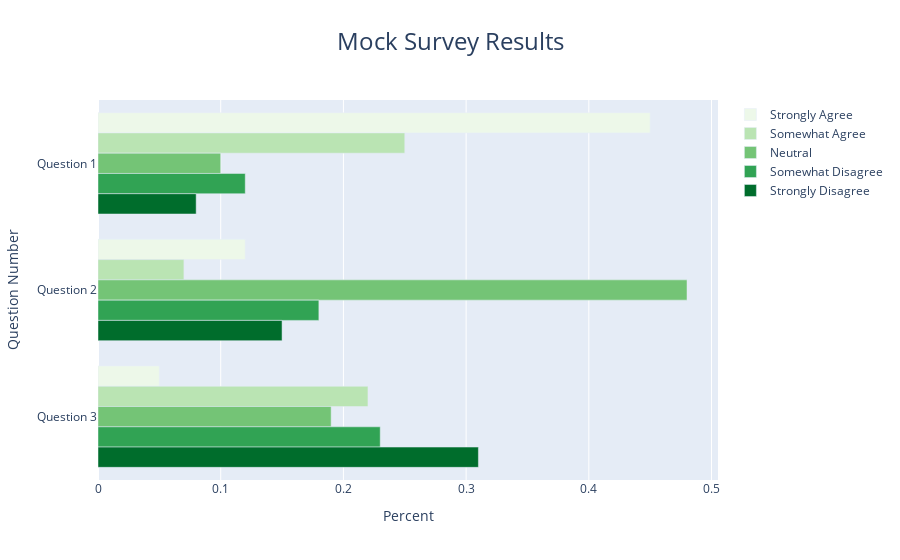

The notebook cell this image was saved under:
### Code cell
data = [go.Bar(x=df[response], 
               y=df['Unnamed: 0'], 
               name=response,
               orientation='h',
               marker=dict(color=colors[response])) for response in df.columns[1:]]

layout = go.Layout(title='Mock Survey Results',
                   title_x=0.5,
                   titlefont=dict(size=24),
                   xaxis_title='Percent',
                   yaxis_title='Question Number',
                   hovermode='y unified',
                   barmode='group',
                   yaxis=dict(autorange='reversed'))

fig = go.Figure(data=data, layout=layout)
fig.show()

### Figure 1 — Plotly figure (JSON) as saved in the notebook; plotly's stock layout.template omitted (floating-point values rounded to 4 significant figures)
{"data": [{"marker": {"color": "#edf8e9"}, "name": "Strongly Agree", "orientation": "h", "type": "bar", "x": [0.45, 0.12, 0.05], "y": ["Question 1", "Question 2", "Question 3"]}, {"marker": {"color": "#bae4b3"}, "name": "Somewhat Agree", "orientation": "h", "type": "bar", "x": [0.25, 0.07, 0.22], "y": ["Question 1", "Question 2", "Question 3"]}, {"marker": {"color": "#74c476"}, "name": "Neutral", "orientation": "h", "type": "bar", "x": [0.1, 0.48, 0.19], "y": ["Question 1", "Question 2", "Question 3"]}, {"marker": {"color": "#31a354"}, "name": "Somewhat Disagree", "orientation": "h", "type": "bar", "x": [0.12, 0.18, 0.23], "y": ["Question 1", "Question 2", "Question 3"]}, {"marker": {"color": "#006d2c"}, "name": "Strongly Disagree", "orientation": "h", "type": "bar", "x": [0.08, 0.15, 0.31], "y": ["Question 1", "Question 2", "Question 3"]}], "layout": {"barmode": "group", "hovermode": "y unified", "title": {"font": {"size": 24}, "text": "Mock Survey Results", "x": 0.5}, "xaxis": {"title": {"text": "Percent"}}, "yaxis": {"autorange": "reversed", "title": {"text": "Question Number"}}}}
